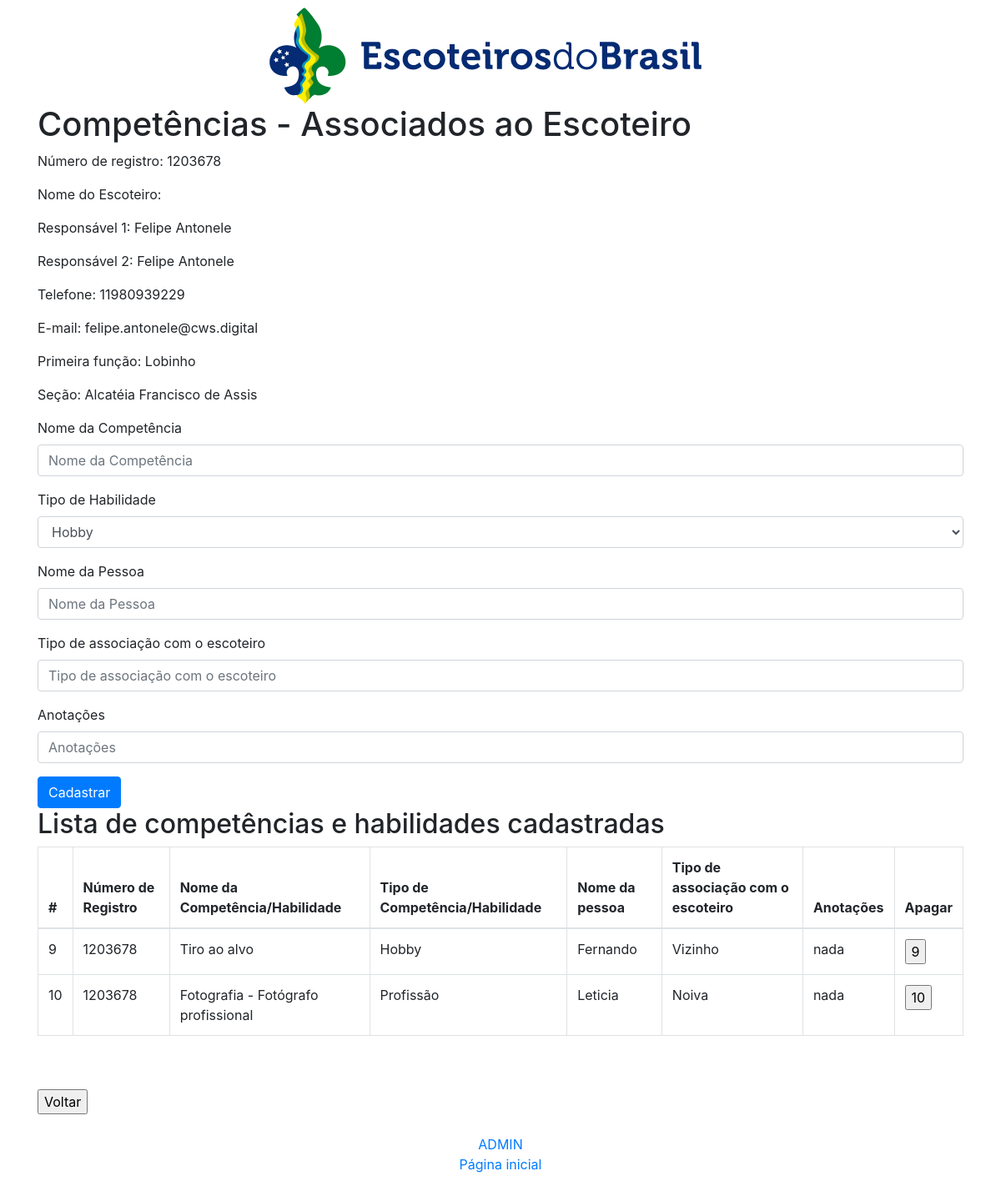
/cadastro_atividade/8, run on the app's committed database.
### core/models.py (models this page shows, shortened)
class NumbersRegisters(models.Model):
    number_register = models.CharField('number_register', max_length=20)
    function_first = models.CharField('function_first', max_length=100)
    function_second = models.CharField('function_second', max_length=100)
    function_third = models.CharField('function_third', max_length=100)
    section = models.CharField('section', max_length=100)
    date_creation = models.DateTimeField('date_creation', auto_now_add=True)

class AssociateData(models.Model):
    number_register = models.CharField('number_register', max_length=20)
    name = models.CharField('name', max_length=100)
    responsible_1 = models.CharField('responsible_1', max_length=100)
    responsible_2 = models.CharField('responsible_2', max_length=100)
    phone = models.CharField('phone', max_length=15)
    email = models.EmailField('email')
    accept_1 = models.BooleanField('accept_1')
    accept_2 = models.BooleanField('accept_2')
    accept_3 = models.BooleanField('accept_3')
    date_creation = models.DateTimeField('date_creation', auto_now_add=True)

class Skills(models.Model):
    number_register = models.CharField('number_register', max_length=20)
    name_skill = models.CharField('name_skill', max_length=100)
    type_skill = models.CharField('type_skill', max_length=100)
    name_person = models.CharField('name_person', max_length=100)
    type_person = models.CharField('type_person', max_length=100)
    notes = models.CharField('notes', max_length=100)
    date_creation = models.DateTimeField('date_creation', auto_now_add=True)

### core/views.py (the view)
# urls.py: path('cadastro_atividade/<int:pk>', cadastro_atividade, name='cadastro_atividade'),
def cadastro_atividade(request, pk):
    nr = str(AssociateData.objects.filter(id=str(pk)).values_list('number_register', flat=True)[0])
    if str(request.method) == 'POST':
        if 'delete_skill' in request.POST:
            Skills.objects.filter(id=str(request.POST['delete_skill'])).delete()
            form = SkillsModelForm(initial={'number_register': str(nr)})
        else:
            form = SkillsModelForm(request.POST)
            if form.is_valid():
                form.save()
                skill_cad = form.save(commit=False)
                skill_cad.number_register = str(nr)
                skill_cad.save()
                messages.success(request, 'Competência associada com sucesso - ' + str(skill_cad.name_skill))
                form = SkillsModelForm(initial={'number_register': str(nr)})
            else:
                messages.error(request, 'Erro ao cadastrar Skill')
                form = SkillsModelForm(request.POST)
    else:
        form = SkillsModelForm(initial={'number_register': str(nr)})
    data1 = NumbersRegisters.objects.get(number_register=nr)
    data2 = AssociateData.objects.get(number_register=nr)
    data3 = Skills.objects.filter(number_register=nr)
    context = {
        'form': form,
        'data1': data1,
        'data2': data2,
        'data3': data3,
        'logado': (str(request.user) != 'AnonymousUser'),
    }
    return render(request, 'cadastro_atividade.html', context)

### core/forms.py
class SkillsModelForm(forms.ModelForm):
    class Meta:
        model = Skills
        fields = ['name_skill','type_skill','name_person','type_person','notes']
    name_skill = forms.CharField(label='Nome da Competência', max_length=100)
    type_skill = forms.CharField(widget=forms.Select(choices=types_of_skills), label='Tipo de Habilidade')
    name_person = forms.CharField(label='Nome da Pessoa', max_length=100)
    type_person = forms.CharField(label='Tipo de associação com o escoteiro', max_length=100)
    notes = forms.CharField(label='Anotações', max_length=100)

### core/templates/cadastro_atividade.html (shortened to what this page needs)
{% load bootstrap4 %}
{% load static %}
<!DOCTYPE html>
<html lang="pt-br">
<head>
    {% bootstrap_css %}
</head>
<body>
    <div class="container">
        <center>
            <img src="{% static 'images/logo_escoteiros_brasil.png' %}">
        </center>
        <h1>Competências - Associados ao Escoteiro</h1>
        <p>Número de registro: {{ data1.number_register }}</p>
        <p>Nome do Escoteiro: {{ data2.function_first }}</p>
        <p>Responsável 1: {{ data2.responsible_1 }}</p>
        <p>Responsável 2: {{ data2.responsible_2 }}</p>
        <p>Telefone: {{ data2.phone }}</p>
        <p>E-mail: {{ data2.email }}</p>
        <p>Primeira função: {{ data1.function_first }}</p>
        <p>Seção: {{ data1.section }}</p>
        <form action="{% url 'cadastro_atividade' data2.id %}" method="post" class="form" autocomplete="off" enctype="multipart/form-data">
            {% bootstrap_form form %}
            {% buttons %}
                <button type="submit" class="btn btn-primary">Cadastrar</button>
            {% endbuttons %}
        </form>
        <h2>Lista de competências e habilidades cadastradas</h2>
        <table class="table table-bordered">
            <thead>
                <tr>
                    <th scope="col">#</th>
                    <th scope="col">Número de Registro</th>
                    <th scope="col">Nome da Competência/Habilidade</th>
                    <th scope="col">Tipo de Competência/Habilidade</th>
                    <th scope="col">Nome da pessoa</th>
                    <th scope="col">Tipo de associação com o escoteiro</th>
                    <th scope="col">Anotações</th>
                    <th scope="col">Apagar</th>
                </tr>
            </thead>
            <tbody>
                {% for skill in data3 %}
                    <tr>
                        <td scope="row">{{ skill.id }}</td>
                        <td scope="row">{{ skill.number_register }}</td>
                        <td scope="row">{{ skill.name_skill }}</td>
                        <td scope="row">{{ skill.type_skill }}</td>
                        <td scope="row">{{ skill.name_person }}</td>
                        <td scope="row">{{ skill.type_person }}</td>
                        <td scope="row">{{ skill.notes }}</td>
                        <td scope="row">
                            <form action="{% url 'cadastro_atividade' data2.id %}" method="post">
                                <input type="submit" name="delete_skill" value='{{ skill.id }}'>
                            </form>
                        </td>
                    </tr>
                {% endfor %}
            </tbody>
        </table>
        <br><br>
        <input type=button value="Voltar" onClick="javascript:history.go(-1);">
        <br><br>
        <center>
            <a href="/admin">ADMIN</a><br>
            <a href="/">Página inicial</a><br>
        </center>
        <br><br><br>
    </div>
</body>
</html>

### data on the page
NumbersRegisters: number_register "1203678", function_first "Lobinho", section "Alcatéia Francisco de Assis"
AssociateData: responsible_1 "Felipe Antonele", responsible_2 "Felipe Antonele", phone "11980939229", email "felipe.antonele@cws.digital"
Skills: id "9", number_register "1203678", name_skill "Tiro ao alvo", type_skill "Hobby", name_person "Fernando", type_person "Vizinho", notes "nada", delete_skill "9"
Skills: id "10", number_register "1203678", name_skill "Fotografia - Fotógrafo profissional", type_skill "Profissão", name_person "Leticia", type_person "Noiva", notes "nada", delete_skill "10"
